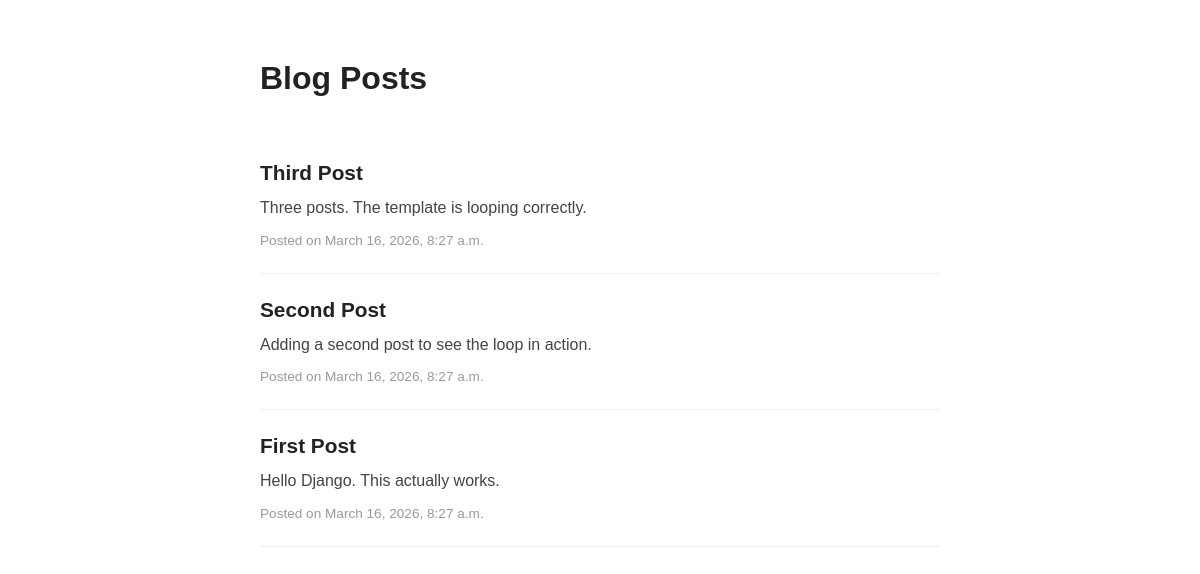
The page / on the database its author committed.
### blog/models.py (models this page shows, shortened)
class Post(models.Model):
    title = models.CharField(max_length=200)
    content = models.TextField()
    created_at = models.DateTimeField(auto_now_add=True)

### blog/views.py (the view)
# urls.py: path('', views.post_list, name='post_list'),
def post_list(request):
    posts = Post.objects.all().order_by('-created_at')
    return render(request, 'blog/post_list.html', {'posts': posts})

### blog/templates/blog/post_list.html (shortened to what this page needs)
<!DOCTYPE html>
<html lang="en">
<head>
</head>
<body>
    <h1>Blog Posts</h1>
    {% for post in posts %}
        <div class="post">
            <h2>{{ post.title }}</h2>
            <p>{{ post.content }}</p>
            <small>Posted on {{ post.created_at }}</small>
        </div>
    {% empty %}
        <p class="empty">No posts yet. Add some from the shell.</p>
    {% endfor %}
</body>
</html>

### blog/templates/blog/post_list.html (style rules this page uses)
body { font-family: sans-serif; max-width: 680px; margin: 60px auto; padding: 0 20px; color: #222; }
h1 { font-size: 2rem; margin-bottom: 40px; }
.post { border-bottom: 1px solid #eee; padding: 24px 0; }
.post h2 { margin: 0 0 10px; font-size: 1.3rem; }
.post p { margin: 0 0 10px; line-height: 1.6; color: #444; }
.post small { color: #999; font-size: 0.85rem; }

### rows shown on the page
Post: title "Third Post", content "Three posts. The template is looping correctly.", created_at "March 16, 2026, 8:27 a.m."
Post: title "Second Post", content "Adding a second post to see the loop in action.", created_at "March 16, 2026, 8:27 a.m."
Post: title "First Post", content "Hello Django. This actually works.", created_at "March 16, 2026, 8:27 a.m."
